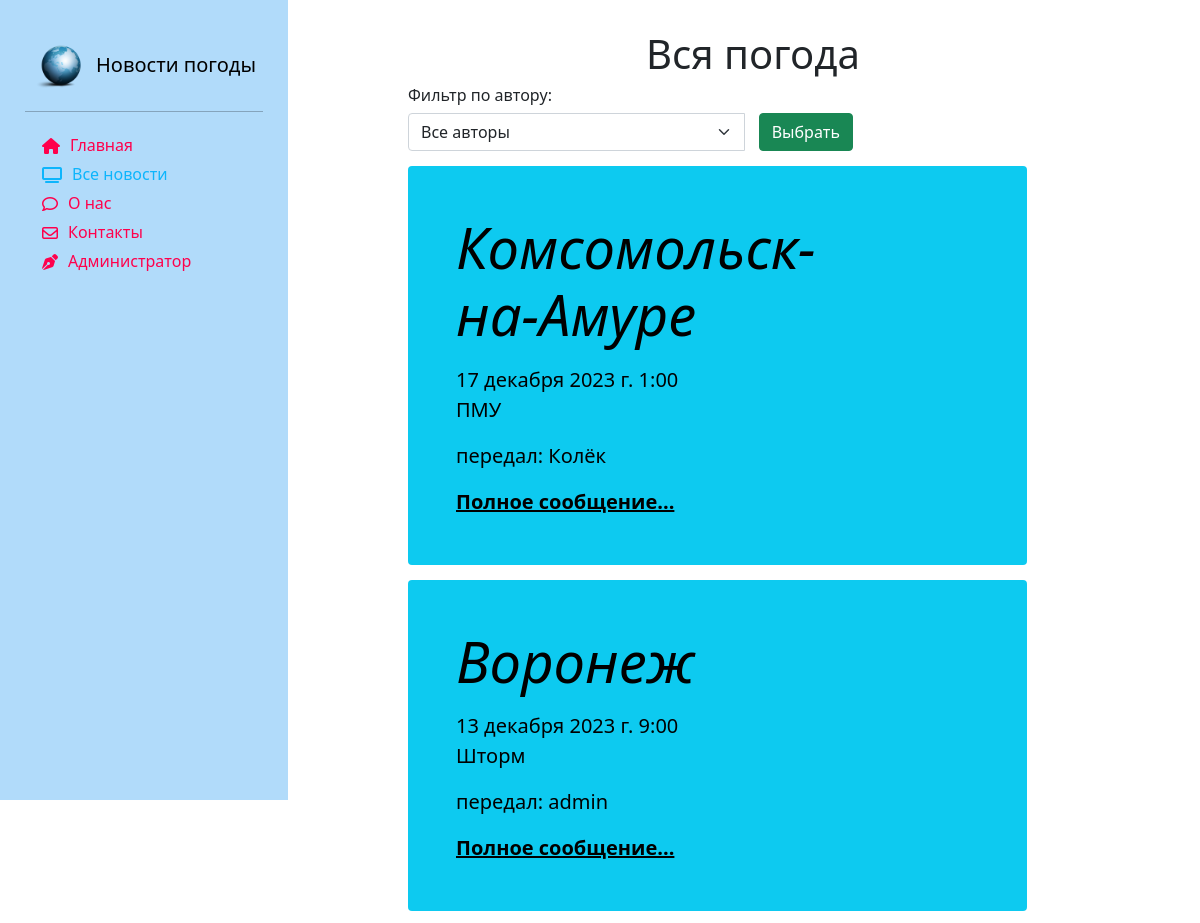
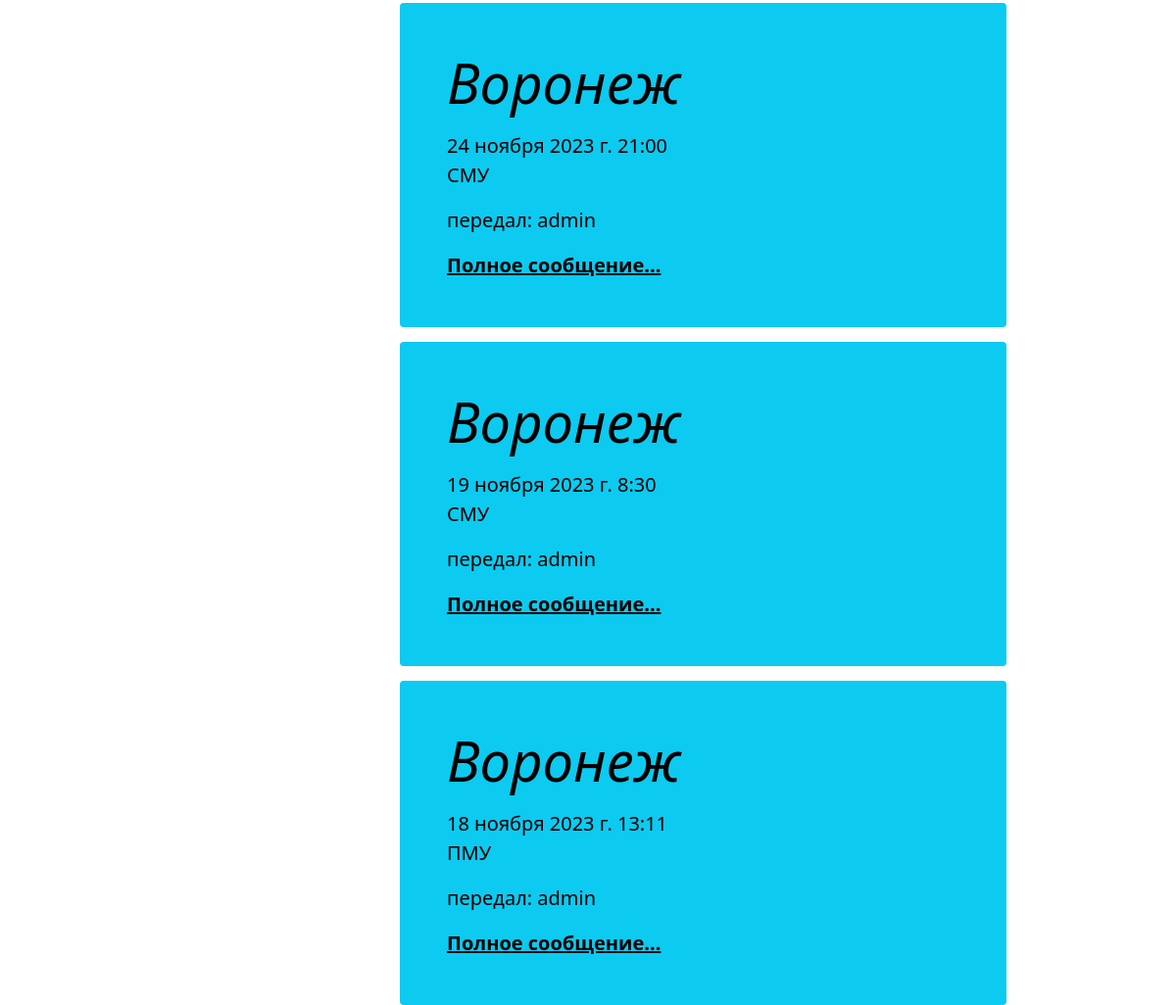
Page /news/show on the committed database (2 pictures, top to bottom).
### news/models.py (models this page shows, shortened)
class Article(models.Model):
    categories = (('ФП', 'Фактическая погода'),
                  ('ПП', 'Прогноз погоды'),
                  ('ШО', 'Штормовое оповещение'),
                  ('ШП', 'Штормовое предупреждение'))
    author = models.ForeignKey(User, on_delete=models.SET_NULL, null=True, verbose_name='Автор')
    title = models.CharField('Пункт', max_length=50, default='')
    category = models.CharField(choices=categories, max_length=20, verbose_name='Категория сообщения')
    anouncement = models.TextField('Анонс', max_length=250)
    text = models.TextField('Текст сообщения')
    date = models.DateTimeField('Дата наблюдения', auto_created=True)
    tags = models.ManyToManyField(to=Tag, blank=True, verbose_name='Явления')
    def get_absolute_url(self):
        return f'/news/show/{self.id}'
    class Meta:
        ordering = ['title', 'date']
        verbose_name = 'Сообщение'
        verbose_name_plural ='Сообщения'

### news/views.py (the view)
# urls.py: path('', views.index, name='demo'),
def index(request):
    author_list = User.objects.all()
    tag_list = Tag.objects.all().values('title')
    selected_author = 0
    selected_tag = 0
    if request.method == "POST":
        selected_author = int(request.POST.get('author_filter'))
        if selected_author == 0:
            articles = Article.objects.all().order_by('-date')
        else:
            articles = Article.objects.filter(author=selected_author)
    else:
        articles = Article.objects.all().order_by('-date')
    context = {'articles': articles, 'author_list': author_list, 'selected_author': selected_author}
    return render(request,'news/index.html', context)

### news/templates/news/index.html (shortened to what this page needs)
{% extends 'main/base_template.html' %}
{% load static %}
{% load bootstrap5 %}
{% block content %}
<div class="row">
    <div class="text-center" style="margin-top:30px;">
        <h1>Вся погода</h1>
    </div>
    <div class="content_center">
        <h6> Фильтр по автору: </h6>
        <div class="form-group col-8">
            <form method="post">
                <div class="input-group">
                    <select class="form-select" name="author_filter" style="width:40%">
                        <option value="0">Все авторы</option>
                    </select>
                    <span class="input-group-btn">
                        <input type="submit" class="btn btn-success" value="Выбрать" style="margin: 0 15px">
                    </span>
                </div>
            </form>
        </div>
    </div>
    {% for article in articles %}
    <div class="single_news">
        <div class="p-4 p-md-5 text-black rounded bg-info">
            <div class="col-md-6 px-0">
                <h1 class="display-4 fst-italic"> {{ article.title }}</h1>
                <p class="lead my-3">{{ article.date }} {{ article.anouncement }}</p>
                <p class="lead my-3">передал: {{ article.author }} </p>
                <p class="lead mb-0"><a href="{{ article.get_absolute_url }}" class="text-black fw-bold">Полное
                    сообщение...</a></p>
            </div>
        </div>
    </div>
    {% endfor %}
</div>
{% endblock %}

### main/static/main/css/style.css (style rules this page uses)
body { #background-color:#1abaff; }
a { text-decoration:none; color:black; }
body .single_news { margin-top:15px; float: left; width: 90%; }

### rows in the picture
Article: title "Комсомольск-на-Амуре", date "17 декабря 2023 г. 1:00", anouncement "ПМУ", author "Колёк"
Article: title "Воронеж", date "13 декабря 2023 г. 9:00", anouncement "Шторм", author "admin"
Article: title "Воронеж", date "24 ноября 2023 г. 21:00", anouncement "СМУ", author "admin"
Article: title "Воронеж", date "19 ноября 2023 г. 8:30", anouncement "СМУ", author "admin"
Article: title "Воронеж", date "18 ноября 2023 г. 13:11", anouncement "ПМУ", author "admin"
